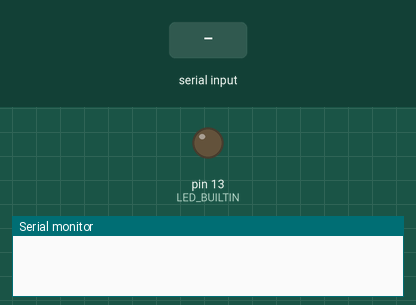
Simulated run of this sketch. Board: Arduino Uno, built with avr-gcc and run on an emulated ATmega328P. On the bench: output pins drawn as LEDs (lit = HIGH), the last lines printed to the serial monitor. Inputs (shaded band) come from the test bench.

Above: at 1.2 s.
1.3 s: "U" received over Serial
At 1.8 s:
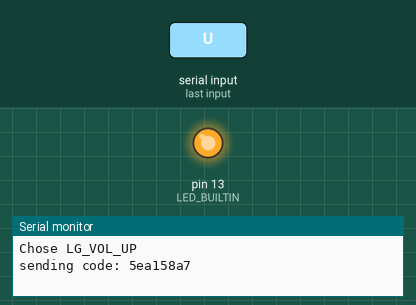
3.4 s: "D" received over Serial
At 4.6 s:
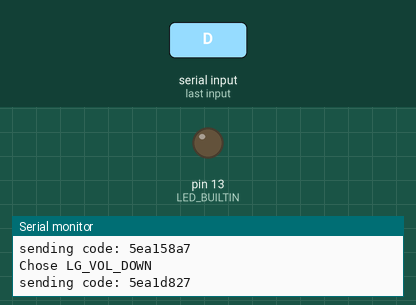
Timing chart, 0 to 6.4 s (numbered marks = the images above; inputs shaded):
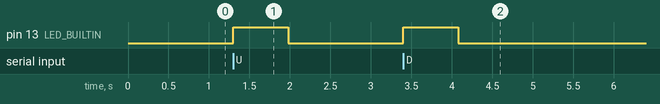

The sketch:

sketch_oct14a_infrared_transmitter.ino
```cpp
#include <IRremote.h>

int led = 3;
IRsend irsend;
const unsigned long LG_VOL_UP = 0x5EA158A7;
const unsigned long LG_VOL_DOWN = 0xD5EA1D827;
const unsigned long LG_POWER = 0x20DF10EF;
const unsigned long LG_BUTTONUP = 0xFFFFFFFF;
long sig = 0x0;
char *choice;

void setup() {
  pinMode(LED_BUILTIN, OUTPUT);
  Serial.begin(9600);
}
void loop() {
  choice = Serial.read();
  if(choice=='U') {
    sig = LG_VOL_UP;
    Serial.println("Chose LG_VOL_UP");
  } else if(choice=='D') {
    sig = LG_VOL_DOWN;
    Serial.println("Chose LG_VOL_DOWN");
  } else {
    sig = 0x0;
  }
  if (sig != 0x0) {
    digitalWrite(LED_BUILTIN, HIGH);
    Serial.println(String("sending code: ") + String(sig, HEX));
    for (int i=0; i<5; i++) {
      irsend.sendNEC(sig, 32);
      irsend.sendNEC(LG_BUTTONUP, 32);
    }
    digitalWrite(LED_BUILTIN, LOW);
    delay(1000);
  }
}
```

Measured:
- after the input at 1.3 s, pin 13 (LED_BUILTIN): LOW → HIGH at once, → LOW 0.68 s later
- after the input at 3.4 s, pin 13 (LED_BUILTIN): LOW → HIGH at once, → LOW 0.68 s later
